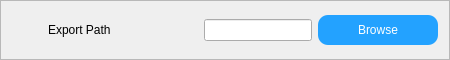
               <widget class="QFrame" name="Frame_Predict_ExportPath">
                <property name="sizePolicy">
                 <sizepolicy hsizetype="Preferred" vsizetype="Fixed">
                  <horstretch>0</horstretch>
                  <verstretch>0</verstretch>
                 </sizepolicy>
                </property>
                <property name="minimumSize">
                 <size>
                  <width>0</width>
                  <height>60</height>
                 </size>
                </property>
                <property name="maximumSize">
                 <size>
                  <width>16777215</width>
                  <height>60</height>
                 </size>
                </property>
                <property name="styleSheet">
                 <string notr="true">QFrame#Frame_Predict_ExportPath
{
	border-top:1px solid rgb(226, 226, 226);
	border-bottom:2px solid rgb(226, 226, 226);
	border-left:2px solid rgb(226, 226, 226);
	border-right:2px solid rgb(226, 226, 226);
	background-color: rgb(247, 247, 247);
}</string>
                </property>
                <property name="frameShape">
                 <enum>QFrame::StyledPanel</enum>
                </property>
                <property name="frameShadow">
                 <enum>QFrame::Raised</enum>
                </property>
                <layout class="QHBoxLayout" name="horizontalLayout_19">
                 <item>
                  <widget class="QLabel" name="Label_Predict_ExportPath">
                   <property name="sizePolicy">
                    <sizepolicy hsizetype="Fixed" vsizetype="Fixed">
                     <horstretch>0</horstretch>
                     <verstretch>0</verstretch>
                    </sizepolicy>
                   </property>
                   <property name="minimumSize">
                    <size>
                     <width>30</width>
                     <height>30</height>
                    </size>
                   </property>
                   <property name="maximumSize">
                    <size>
                     <width>30</width>
                     <height>30</height>
                    </size>
                   </property>
                   <property name="styleSheet">
                    <string notr="true">border-image: url(:/Icon/State/RedLight.png);</string>
                   </property>
                   <property name="text">
                    <string/>
                   </property>
                  </widget>
                 </item>
                 <item>
                  <widget class="QLabel" name="label_24">
                   <property name="sizePolicy">
                    <sizepolicy hsizetype="Fixed" vsizetype="Fixed">
                     <horstretch>0</horstretch>
                     <verstretch>0</verstretch>
                    </sizepolicy>
                   </property>
                   <property name="minimumSize">
                    <size>
                     <width>150</width>
                     <height>30</height>
                    </size>
                   </property>
                   <property name="maximumSize">
                    <size>
                     <width>150</width>
                     <height>30</height>
                    </size>
                   </property>
                   <property name="styleSheet">
                    <string notr="true">QLabel
{
	border:0px;
	
	font: 87 10pt &quot;Arial Black&quot;;
}</string>
                   </property>
                   <property name="text">
                    <string>Export Path</string>
                   </property>
                  </widget>
                 </item>
                 <item>
                  <widget class="QLineEdit" name="LineEdit_Predict_ExportPath"/>
                 </item>
                 <item>
                  <widget class="QPushButton" name="PushButton_Predict_ExportPath">
                   <property name="sizePolicy">
                    <sizepolicy hsizetype="Fixed" vsizetype="Fixed">
                     <horstretch>0</horstretch>
                     <verstretch>0</verstretch>
                    </sizepolicy>
                   </property>
                   <property name="minimumSize">
                    <size>
                     <width>120</width>
                     <height>30</height>
                    </size>
                   </property>
                   <property name="maximumSize">
                    <size>
                     <width>120</width>
                     <height>30</height>
                    </size>
                   </property>
                   <property name="styleSheet">
                    <string notr="true">QPushButton
{
	font: 87 10pt &quot;Arial Black&quot;;
	color: rgb(255, 255, 255);
	background-color: rgb(35, 162, 255);
	border-radius: 10px;
}
QPushButton:pressed
{
background-color: rgb(255, 255, 255);
}
QPushButton:hover
{
background-color: rgb(192, 233, 251);
}
QPushButton:disabled
{
	background-color: rgb(198, 198, 198);
}</string>
                   </property>
                   <property name="text">
                    <string>Browse</string>
                   </property>
                  </widget>
                 </item>
                </layout>
               </widget>
